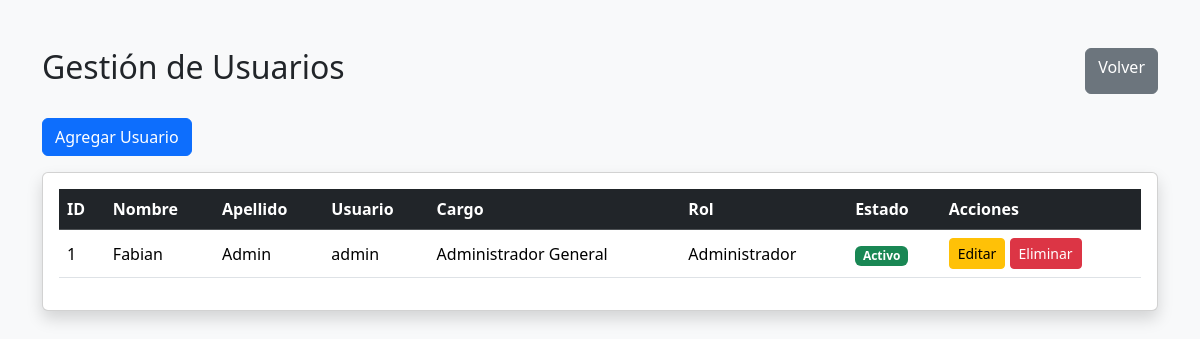
/usuarios/listar.php (signed in), run on the app's committed database.
### tables this page shows
CREATE TABLE usuarios (
    id_usuario INT AUTO_INCREMENT PRIMARY KEY,
    nombre VARCHAR(100) NOT NULL,
    apellido VARCHAR(100) NOT NULL,
    cargo VARCHAR(100),
    usuario VARCHAR(50) UNIQUE NOT NULL,
    password VARCHAR(255) NOT NULL,
    estado ENUM('Activo','Inactivo') DEFAULT 'Activo',
    id_rol INT NOT NULL,

    FOREIGN KEY (id_rol)
    REFERENCES roles(id_rol)
);

CREATE TABLE roles (
    id_rol INT AUTO_INCREMENT PRIMARY KEY,
    nombre_rol VARCHAR(50) NOT NULL
);

### usuarios/listar.php (the view, shortened to what this page needs)
<?php
include("../config/conexion.php");
$sql = "SELECT usuarios.*, roles.nombre_rol
        FROM usuarios
        INNER JOIN roles
        ON usuarios.id_rol = roles.id_rol";
$resultado = mysqli_query($conexion, $sql);
?>
<!DOCTYPE html>
<html lang="es">
<head>
    <link href="https://cdn.jsdelivr.net/npm/bootstrap@5.3.3/dist/css/bootstrap.min.css" rel="stylesheet">
    <link rel="stylesheet" href="https://cdn.jsdelivr.net/npm/bootstrap-icons@1.11.3/font/bootstrap-icons.min.css">
</head>
<body class="bg-light">
    <div class="container mt-5">
        <div class="d-flex justify-content-between mb-4">
            <h2>Gestión de Usuarios</h2>
            <a href="../dashboard.php"
                class="btn btn-secondary">
                Volver
            </a>
        </div>
        <a href="agregar.php"
            class="btn btn-primary mb-3">
            Agregar Usuario
        </a>
        <div class="card shadow">
            <div class="card-body">
                <table class="table table-hover align-middle">
                    <thead class="table-dark">
                        <tr>
                            <th>ID</th>
                            <th>Nombre</th>
                            <th>Apellido</th>
                            <th>Usuario</th>
                            <th>Cargo</th>
                            <th>Rol</th>
                            <th>Estado</th>
                            <th>Acciones</th>
                        </tr>
                    </thead>
                    <tbody>
                        <?php while ($fila = mysqli_fetch_assoc($resultado)) { ?>
                            <tr>
                                <td>
                                    <?php echo $fila['id_usuario']; ?>
                                </td>
                                <td>
                                    <?php echo $fila['nombre']; ?>
                                </td>
                                <td>
                                    <?php echo $fila['apellido']; ?>
                                </td>
                                <td>
                                    <?php echo $fila['usuario']; ?>
                                </td>
                                <td>
                                    <?php echo $fila['cargo']; ?>
                                </td>
                                <td>
                                    <?php echo $fila['nombre_rol']; ?>
                                </td>
                                <td>
                                    <?php
                                    if ($fila['estado'] == "Activo") {
                                    ?>
                                        <span class="badge bg-success">
                                            Activo
                                        </span>
                                    <?php } else { ?>
                                        <span class="badge bg-danger">
                                            Inactivo
                                        </span>
                                    <?php } ?>
                                </td>
                                <td>
                                    <a href="editar.php?id=<?php echo $fila['id_usuario']; ?>"
                                        class="btn btn-warning btn-sm">
                                        Editar
                                    </a>
                                    <a href="eliminar.php?id=<?php echo $fila['id_usuario']; ?>"
                                        class="btn btn-danger btn-sm"
                                        onclick="return confirm('¿Eliminar usuario?')">
                                        Eliminar
                                    </a>
                                </td>
                            </tr>
                        <?php } ?>
                    </tbody>
                </table>
            </div>
        </div>
    </div>
</body>
</html>

### data on the page
usuarios: id_usuario "1", nombre "Fabian", apellido "Admin", usuario "admin", cargo "Administrador General", id_rol.nombre_rol "Administrador", estado "Activo"
